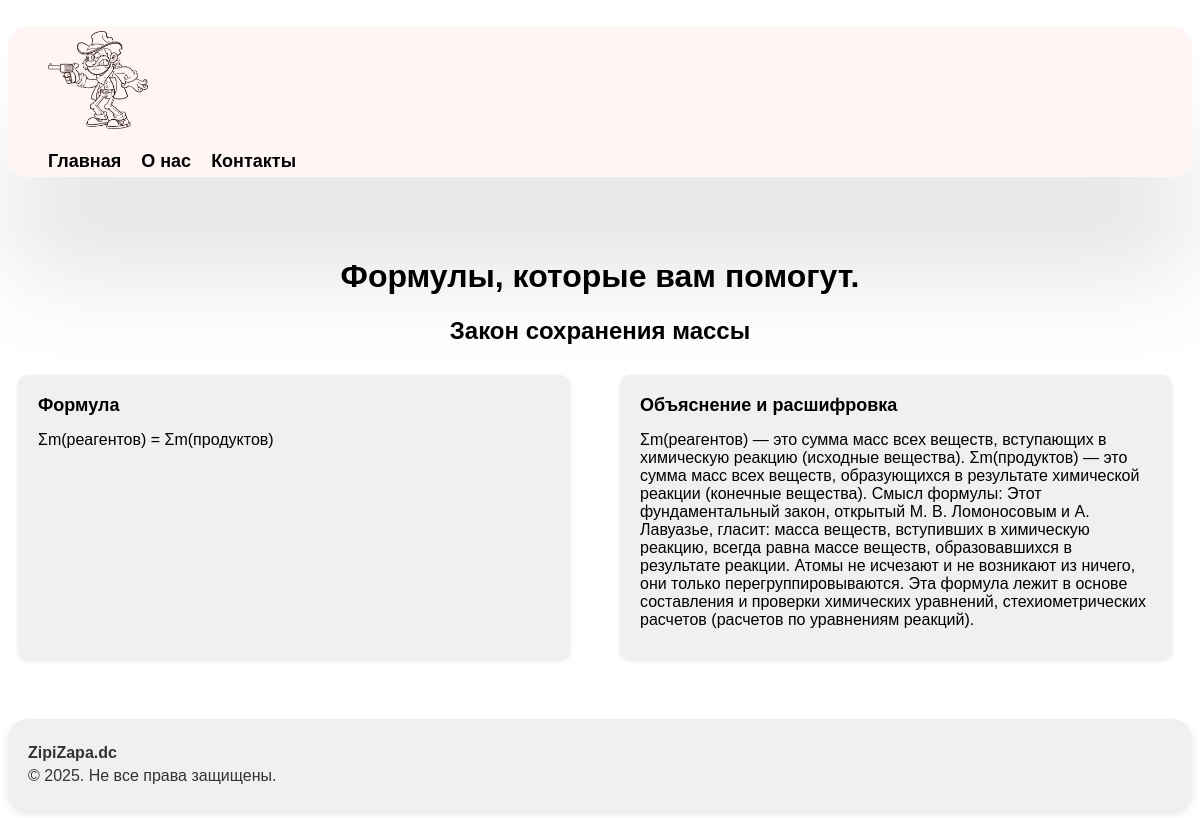
The page /chem0 on the database its author committed.
### tables this page shows
CREATE TABLE `chem`(form text, example text, tema text);

### app.py (the view)
@app.route('/chem<index>')
def chemThema(index):
    chem=getTable('chem')
    tema=chem[int(index)]
    return render_template('formchem.html', tema5 = tema[2], form5 = tema[0], example5 = tema[1])

### db.py (called while the page is built)
    def create_tables(self):
        self.query('CREATE TABLE IF NOT EXISTS alg(form TEXT, example TEXT, tema TEXT)')
        self.query('CREATE TABLE IF NOT EXISTS geom(form TEXT, example TEXT, tema TEXT)')
        self.query('CREATE TABLE IF NOT EXISTS fiz(form TEXT, example TEXT, tema TEXT)')
        self.query('CREATE TABLE IF NOT EXISTS inf(form TEXT, example TEXT, tema TEXT)')

    def query(self,arg,values=None):
        if values==None:
            self.cur.execute(arg)
        else:
            self.cur.execute(arg,values)
        self.conn.commit()

    def fetchall(self,arg,values=None):
        if values==None:
            self.cur.execute(arg)
        else:
            self.cur.execute(arg,values)
        return self.cur.fetchall()

    def __del__(self):
        self.conn.close()

### form.py (called while the page is built)
def getTable(nameTable):
    base=DatabaseManager('base.db')
    base.create_tables()
    res=base.fetchall(f'SELECT * FROM {nameTable}')
    return res

### templates/formchem.html
{% extends 'index.html' %} {% block title %}Главная{% endblock %} {% block
body%}
<div class="maincontent">
  <h1 class="magicformul">Формулы, которые вам помогут.</h1>
  <h2 class="tema">{{tema5}}</h2>
  <div class="formuls">
    <div class="form">
      <h2>Формула</h2>
      <p><strong></strong>{{form5}}</p>
    </div>
    <div class="form">
      <h2>Объяснение и расшифровка</h2>
      <p><strong></strong>{{example5}}</p>
    </div>
  </div>
</div>
{% endblock%}

### static/style.css (style rules this page uses)
* { scroll-behavior: smooth; }
.maincontent { flex: 1; }
.formuls { display: flex; gap: 30px; }
.tema { text-align: center; font-family: Arial, Helvetica, sans-serif; }
.magicformul { font-family: Arial, Helvetica, sans-serif; text-align: center; }
.form { background-color: #f0f0f0; border-radius: 10px; box-shadow: 0 2px 4px rgba(0, 0, 0, 0.1); padding: 20px; margin: 10px; width: calc(50% - 40px); box-sizing: border-box; min-width: 260px; }
.form h2 { font-size: 18px; margin-top: 0; font-family: Arial, Helvetica, sans-serif; }
.form p { margin: 10px 0; font-family: Arial, Helvetica, sans-serif; }

### rows shown on the page
chem: tema "Закон сохранения массы", form "Σm(реагентов) = Σm(продуктов)", example "Σm(реагентов) — это сумма масс всех веществ, вступающих в химическую реакцию (исходные вещества). Σm(продуктов) — это сумма масс всех веществ, образующихся в результате химической реакции (конечные вещества). Смысл формулы: Этот фундаментальный закон, открытый М. В. Ломоносовым и А. Лавуазье, гласит: масса веществ, вступивших в химическую реакцию, всегда равна массе веществ, образовавшихся в результате реакции. Атомы не исчезают и не возникают из ничего, они только перегруппировываются. Эта формула лежит в основе составления и проверки химических уравнений, стехиометрических расчетов (расчетов по уравнениям реакций)."
